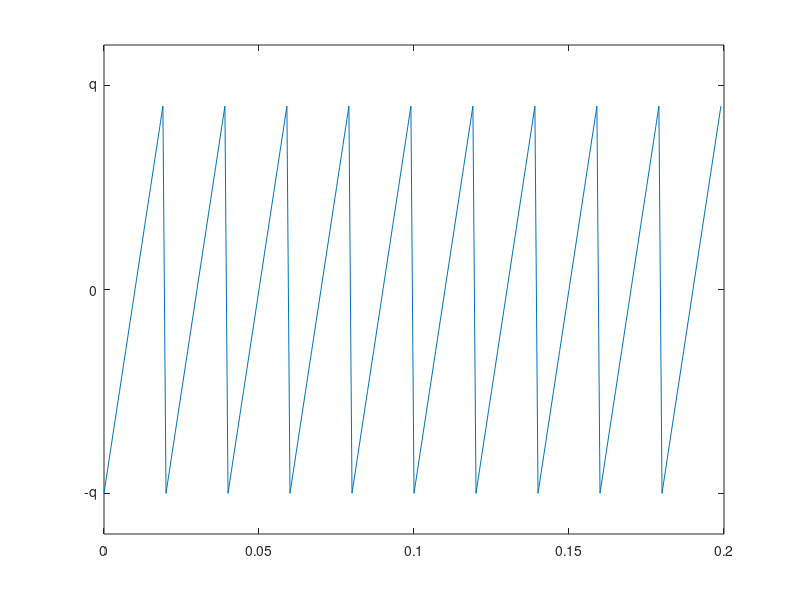

This chart was generated by the following MATLAB code:
T = 10*(1/50);
fs = 1000;
t = 0:1/fs:T-1/fs;
x = sawtooth(2*pi*50*t);
plot(t,x)
 
set(groot,'defaultAxesTickLabelInterpreter','latex');
yticks([-1,0,1])
yticklabels({'-q','0','q'});
ylim([-1.2 1.2]);